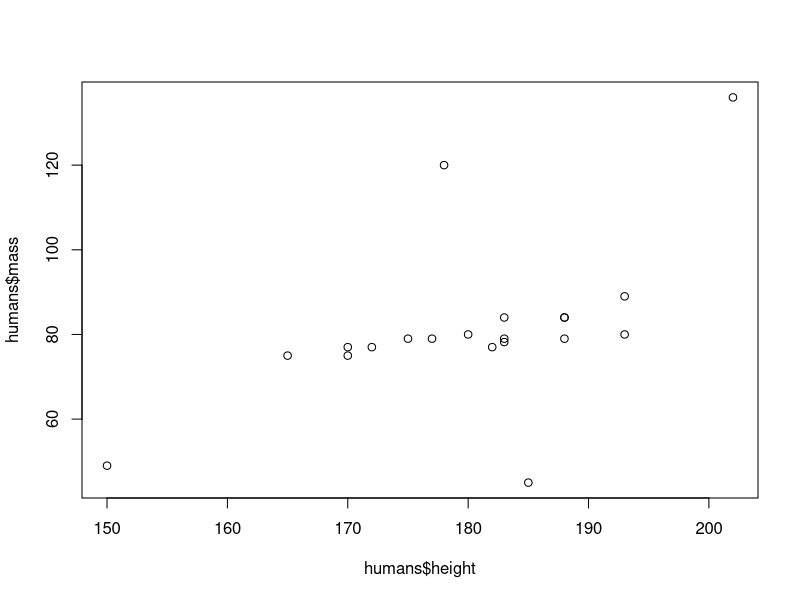
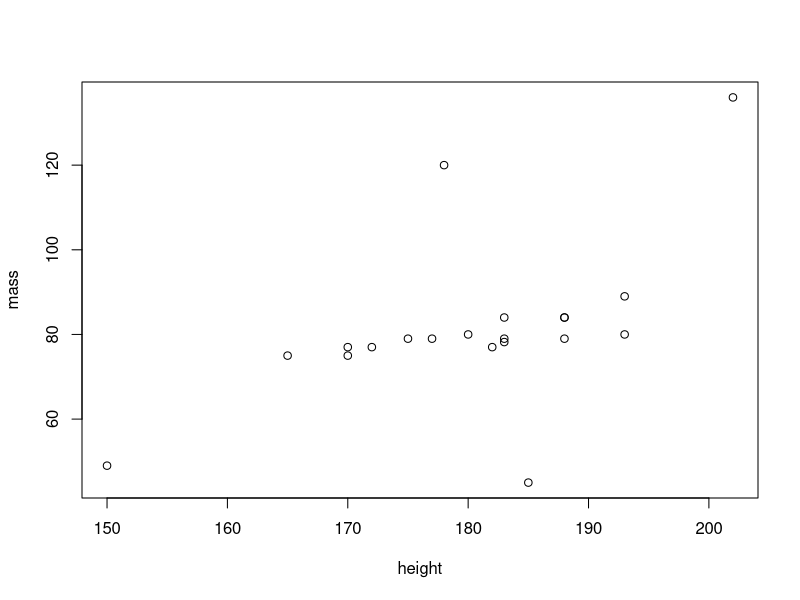
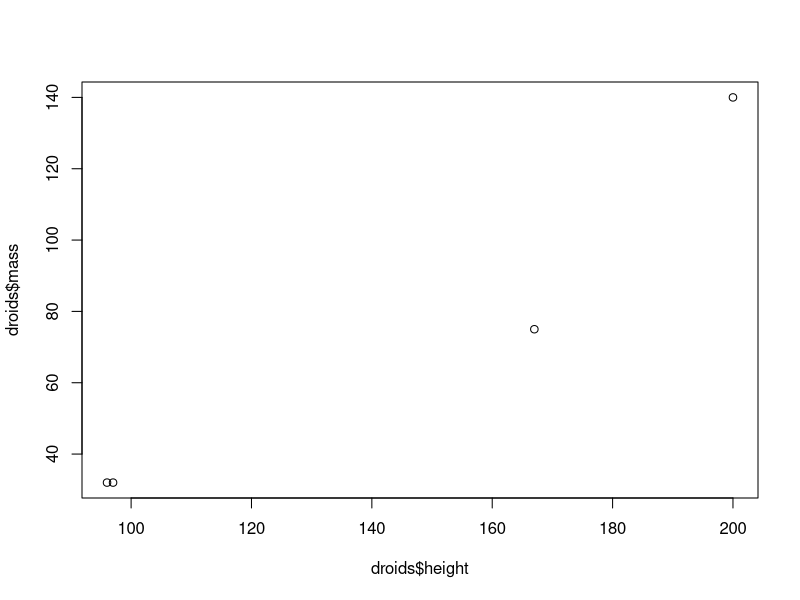
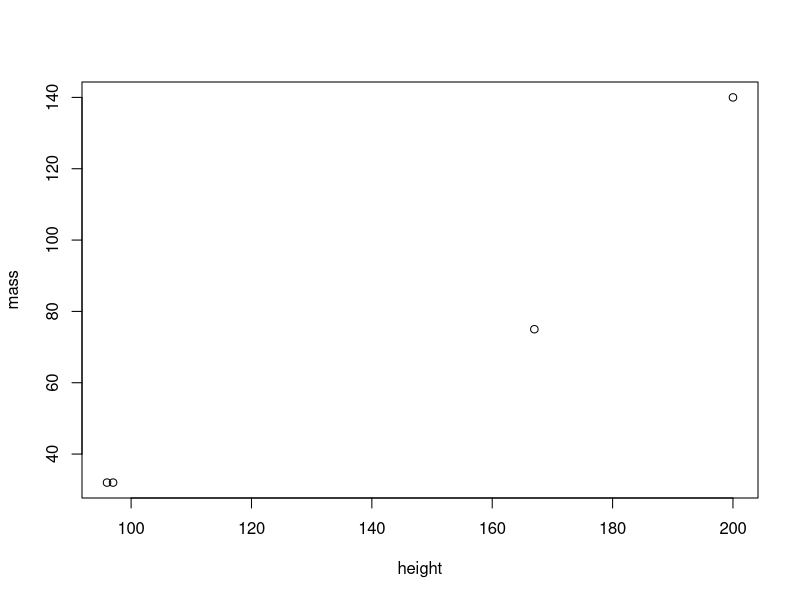

The R script that drew these images, in order:
## ---- chunk 1
library(tidyverse)


getwd()

## ---- chunk 2
glimpse(starwars)
## ---- chunk 3
humans <- starwars %>% filter(species == "Human")
plot(humans$height, humans$mass)

starwars %>% filter(species == "Human") %>% plot(mass ~ height, data = .)

## ---- chunk 4
droids <- starwars %>% filter(species == "Droid")
plot(droids$height, droids$mass)

starwars %>% filter(species == "Droid") %>% plot(mass ~ height, data = .)

## ---- chunk 5
characters <- starwars %>% 
  count(homeworld)
  


characters



## ---- chunk 6
characters <- starwars %>% 
  count(homeworld) %>% 
  arrange(desc(n))


characters



## ---- chunk 7

aveg_height_eye_color <- starwars%>% 
  group_by(eye_color) %>% 
  summarize( `Avg Height` = mean(height))

aveg_height_eye_color

## ---- chunk 8
filter(starwars, eye_color == "brown")

## ---- chunk 9
aveg_height_eye_color_omit <- starwars%>% 
  group_by(eye_color) %>% 
  summarize( `Avg Height` = mean(na.omit(height)))

aveg_height_eye_color_omit




## ---- chunk 10

# 1 There are no max male heights
max_male_height <- starwars%>% 
  group_by(sex) %>% 
  summarize( `Avg Height` = max(height))

max_male_height

# 2 There are 6 blue eyed women

eye_color_women <-select(starwars, gender, eye_color) %>% 
  filter(gender == "feminine") 


blue_eyed_counting <- eye_color_women %>% 
  count(eye_color) %>% 
  arrange(desc(n))


blue_eyed_counting

# 3 There are 4 genders


